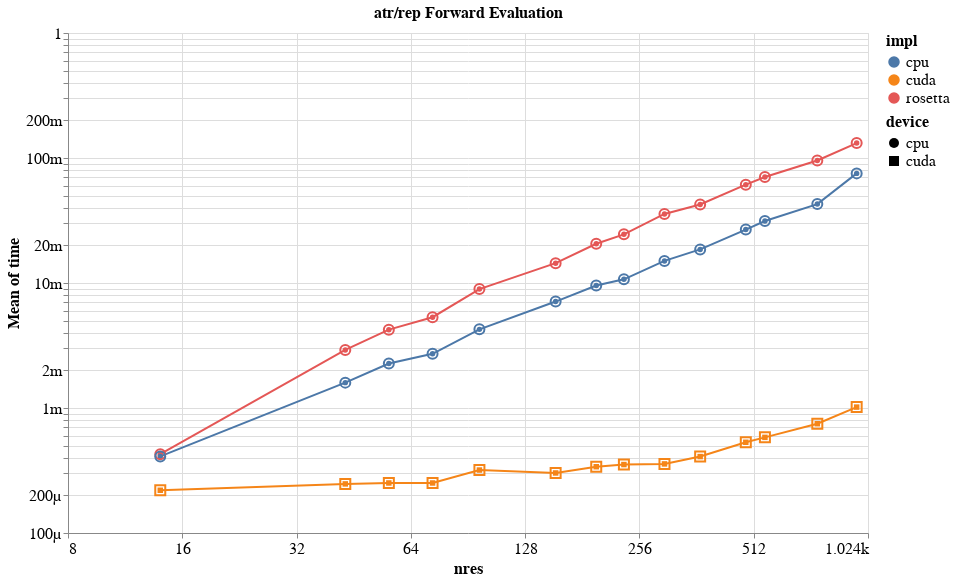

Notebook code cell kept with this figure:
### Code cell
dat = stat_frame(rosetta_score_results)
dat = pandas.concat(
    (
        dat,
        pandas.merge(
            dat,
            dat.query("name == 'score.rosetta_atr_rep'")
            .groupby("model")
            .time.mean()
            .rename("rosetta_mean")
            .to_frame(),
            left_on="model",
            right_index=True,
        )
        .eval("time / rosetta_mean")
        .rename("rosetta_relative"),
    ),
    axis=1,
)

encoding = dict(
    x=altair.X(
        "nres", axis=altair.Axis(format="s"), scale=altair.Scale(type="log", base=2)
    ),
    y=altair.Y(
        "mean(time)",
        scale=altair.Scale(type="log", base=10),
        axis=altair.Axis(format="s"),
    ),
    color="impl",
    shape="device",
)

sum(
    (
        altair.Chart(dat, title="atr/rep Forward Evaluation")
        .mark_line()
        .encode(**encoding),
        altair.Chart(dat).mark_point(size=100).encode(**encoding)
    )
)

### Figure 1 — Vega-Lite specification as saved in the notebook (floating-point values rounded to 4 significant figures; data arrays with more than 128 entries replaced by an {"elided": "..."} marker saying what was removed)
{"$schema": "https://vega.github.io/schema/vega-lite/v2.6.0.json", "config": {"axis": {"labelFontSize": 16, "titleFontSize": 16}, "header": {"labelFontSize": 16, "titleFontSize": 16}, "legend": {"labelFontSize": 16, "titleFontSize": 16}, "title": {"fontSize": 16}, "view": {"height": 500, "width": 800}}, "datasets": {"data-2ccf4dd90ec2768bf19da16808b06b1e": {"elided": "9001 records"}}, "layer": [{"data": {"name": "data-2ccf4dd90ec2768bf19da16808b06b1e"}, "encoding": {"color": {"field": "impl", "type": "nominal"}, "shape": {"field": "device", "type": "nominal"}, "x": {"axis": {"format": "s"}, "field": "nres", "scale": {"base": 2, "type": "log"}, "type": "quantitative"}, "y": {"aggregate": "mean", "axis": {"format": "s"}, "field": "time", "scale": {"base": 10, "type": "log"}, "type": "quantitative"}}, "mark": "line", "title": "atr/rep Forward Evaluation"}, {"data": {"name": "data-2ccf4dd90ec2768bf19da16808b06b1e"}, "encoding": {"color": {"field": "impl", "type": "nominal"}, "shape": {"field": "device", "type": "nominal"}, "x": {"axis": {"format": "s"}, "field": "nres", "scale": {"base": 2, "type": "log"}, "type": "quantitative"}, "y": {"aggregate": "mean", "axis": {"format": "s"}, "field": "time", "scale": {"base": 10, "type": "log"}, "type": "quantitative"}}, "mark": {"size": 100, "type": "point"}}]}
